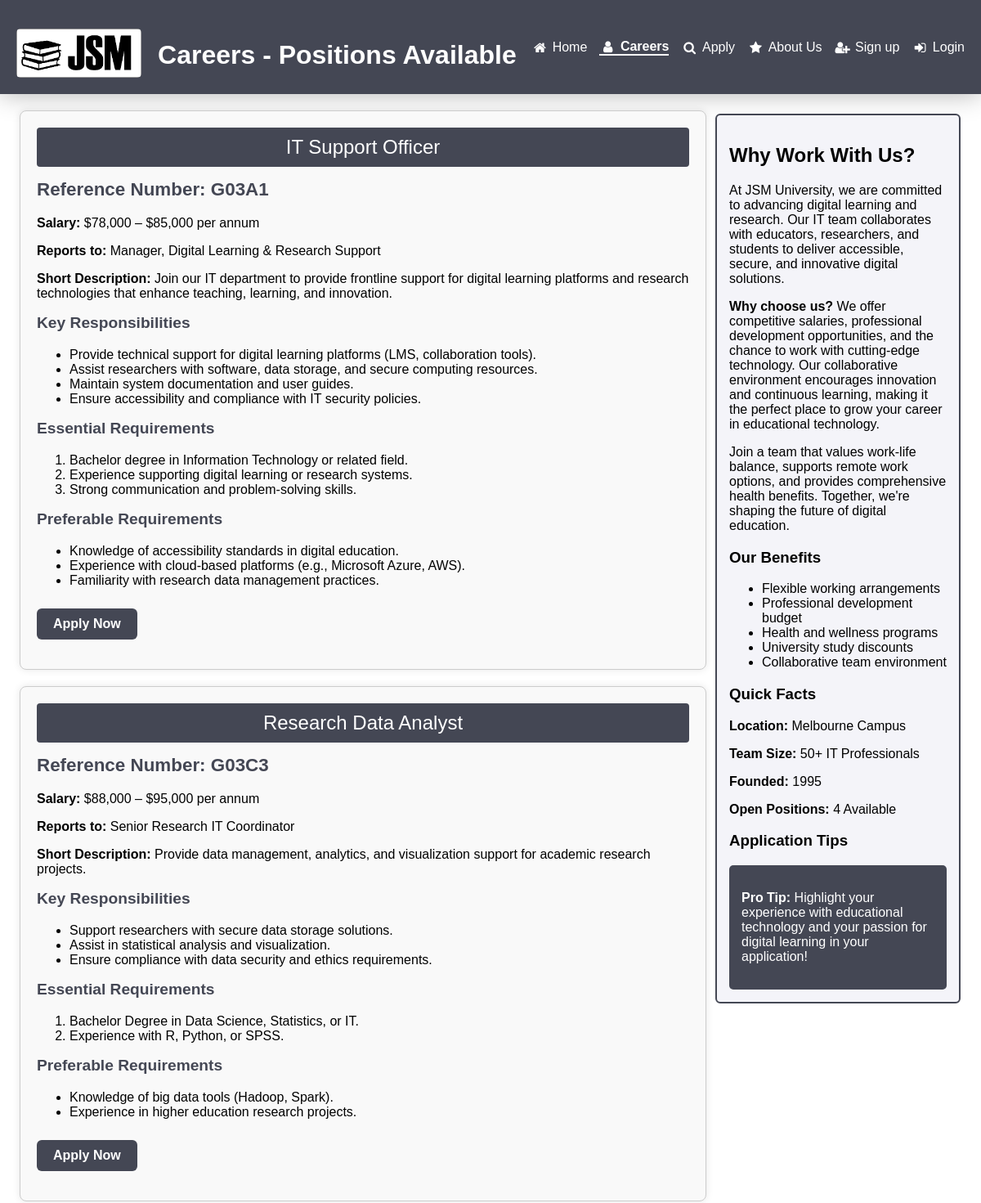
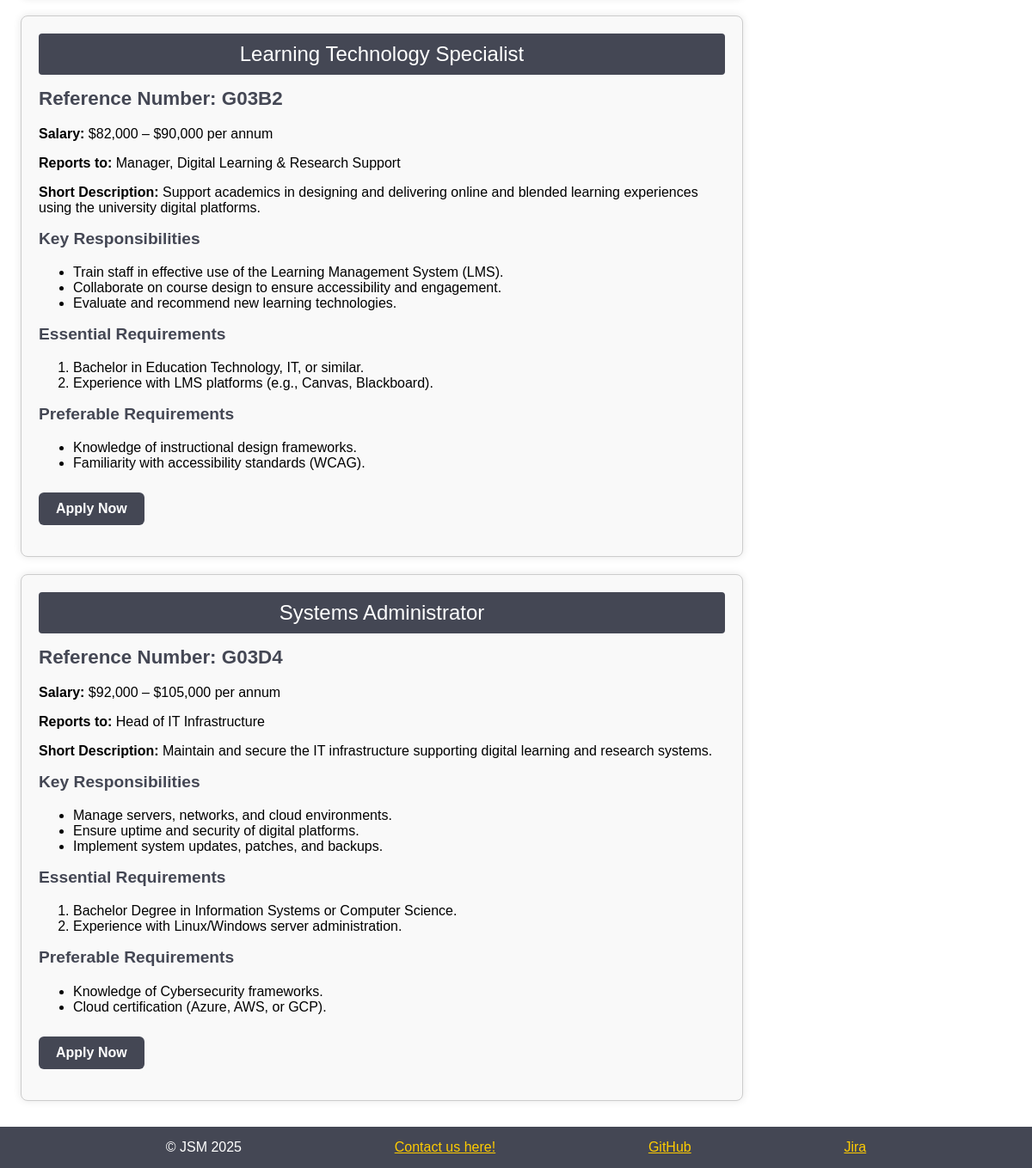
/jobs.php, run on the app's committed database (2 pictures, top to bottom).
### tables this page shows
CREATE TABLE Jobs(
    id INT PRIMARY KEY AUTO_INCREMENT,
    RefNo VARCHAR(5) UNIQUE NOT NULL,
    Title VARCHAR(100) NOT NULL,
    Salary VARCHAR(50) NOT NULL,
    ReportsTo VARCHAR(100) NOT NULL,
    ShortDescription TEXT NOT NULL
);

CREATE TABLE JobResponsibility (
    RespID INT PRIMARY KEY AUTO_INCREMENT,
    RefNo VARCHAR(5) NOT NULL,
    Description VARCHAR(1024) NOT NULL,
    FOREIGN KEY (RefNo) REFERENCES Jobs(RefNo) ON DELETE CASCADE
);

CREATE TABLE JobEssential (
    EssentialID INT PRIMARY KEY AUTO_INCREMENT,
    RefNo VARCHAR(5) NOT NULL,
    Description VARCHAR(1024) NOT NULL,
    FOREIGN KEY (RefNo) REFERENCES Jobs(RefNo) ON DELETE CASCADE
);

CREATE TABLE JobPreferable (
    PreferableID INT PRIMARY KEY AUTO_INCREMENT,
    RefNo VARCHAR(5) NOT NULL,
    Description VARCHAR(1024) NOT NULL,
    FOREIGN KEY (RefNo) REFERENCES Jobs(RefNo) ON DELETE CASCADE
);

### jobs.php (the view, shortened to what this page needs)
<?php
$currentPage = 'jobs';
$pageHeading = 'Careers - Positions Available';
include 'header.inc';
include 'nav.inc';
require_once 'settings.php';
$conn = mysqli_connect($host, $user, $password, $database);
$sql = "SELECT RefNo, Title, Salary, ReportsTo, ShortDescription FROM Jobs ORDER BY id ASC";
$result = mysqli_query($conn, $sql);
?>
  <aside>
    <h2>Why Work With Us?</h2>
        <p>At JSM University, we are committed to advancing digital learning and research.
        Our IT team collaborates with educators, researchers, and students to deliver
        accessible, secure, and innovative digital solutions.</p>
        <p><strong>Why choose us?</strong> We offer competitive salaries, professional development opportunities,
        and the chance to work with cutting-edge technology. Our collaborative environment encourages
        innovation and continuous learning, making it the perfect place to grow your career in educational technology.</p>
        <p>Join a team that values work-life balance, supports remote work options, and provides
        comprehensive health benefits. Together, we're shaping the future of digital education.</p>
        <h3>Our Benefits</h3>
    <ul>
        <li>Flexible working arrangements</li>
        <li>Professional development budget</li>
        <li>Health and wellness programs</li>
        <li>University study discounts</li>
        <li>Collaborative team environment</li>
    </ul>
    <h3>Quick Facts</h3>
    <div style="border-radius: 5px; margin: 0;">
        <p><strong>Location:</strong> Melbourne Campus</p>
        <p><strong>Team Size:</strong> 50+ IT Professionals</p>
        <p><strong>Founded:</strong> 1995</p>
        <p><strong>Open Positions:</strong> 4 Available</p>
    </div>
    <h3>Application Tips</h3>
    <div style="background-color: #444754; color: white; padding: 15px; border-radius: 5px;">
        <p><strong>Pro Tip:</strong> Highlight your experience with educational technology and your passion for digital learning in your application!</p>
    </div>
  </aside>
<?php
if (mysqli_num_rows($result) > 0) {
    while ($job = mysqli_fetch_assoc($result)) {
        $refNo = $job['RefNo'];
?>
    <section class="jobscontainer"> <div class="header"><?php echo $job['Title']; ?></div> <h2>Reference Number: <?php echo $refNo; ?></h2> <p><strong>Salary:</strong> <?php echo $job['Salary']; ?></p>
        <p><strong>Reports to:</strong> <?php echo $job['ReportsTo']; ?></p>
        <p><strong>Short Description:</strong> <?php echo $job['ShortDescription']; ?></p>
        <h3>Key Responsibilities</h3>
        <ul>
        <?php
            $sql_resp = "SELECT Description FROM JobResponsibility WHERE RefNo = '$refNo' ORDER BY RespID ASC";
            $responsibilities = mysqli_query($conn, $sql_resp);
            while ($resp = mysqli_fetch_assoc($responsibilities)) {
                echo '<li>' . $resp['Description'] . '</li>';
            }
        ?>
        </ul>
        <h3>Essential Requirements</h3>
        <ol>
        <?php
            $sql_ess = "SELECT Description FROM JobEssential WHERE RefNo = '$refNo' ORDER BY EssentialID ASC";
            $essentials = mysqli_query($conn, $sql_ess);
            while ($req = mysqli_fetch_assoc($essentials)) {
                echo '<li>' . $req['Description'] . '</li>';
            }
        ?>
        </ol>
        <?php
            $sql_pref = "SELECT Description FROM JobPreferable WHERE RefNo = '$refNo' ORDER BY PreferableID ASC";
            $preferables = mysqli_query($conn, $sql_pref);
            if (mysqli_num_rows($preferables) > 0) {
                echo '<h3>Preferable Requirements</h3>';
                echo '<ul>';
                while ($pref = mysqli_fetch_assoc($preferables)) {
                    echo '<li>' . $pref['Description'] . '</li>';
                }
                echo '</ul>';
            }
        ?>
        <p class="apply-button">
            <a href="apply.php">Apply Now</a>
        </p>
    </section>
<?php
    }
}
include 'footer.inc';
?>

### header.inc (shortened to what this page needs)
<!DOCTYPE html>
<html lang="en">
<head>
  <link rel="stylesheet" href="styles/style.css">
  <link rel="stylesheet" href="https://cdnjs.cloudflare.com/ajax/libs/font-awesome/4.7.0/css/font-awesome.min.css">
</head>
<body>
<header>
  <div class="header-left">
    <img src="images/logo1.png" alt="JSM University Logo" class="header-logo">
    <h1><strong><?php echo $pageHeading; ?></strong></h1>
  </div>

### nav.inc (shortened to what this page needs)
<nav class="navbar">
    <a <?php if($currentPage == 'index') echo 'class="active"'; ?> href="index.php">
      <i class="fa fa-fw fa-home"></i> Home
    </a>
    <a <?php if($currentPage == 'jobs') echo 'class="active"'; ?> href="jobs.php">
      <i class="fa fa-fw fa-user"></i> Careers
    </a>
    <a <?php if($currentPage == 'apply') echo 'class="active"'; ?> href="apply.php">
      <i class="fa fa-fw fa-search"></i> Apply
    </a>
    <a <?php if($currentPage == 'about') echo 'class="active"'; ?> href="about.php">
      <i class="fa fa-fw fa-star"></i> About Us
    </a>
    <a <?php if($currentPage == 'signup') echo 'class="active"'; ?> href="register.php">
      <i class="fa fa-fw fa-user-plus"></i> Sign up
    </a>
    <?php
      if (isset($_SESSION['username'])) {
        if (isset($_SESSION['is_admin']) && $_SESSION['is_admin'] === true) {
      ?>
        <a <?php if(isset($currentPage) && $currentPage == 'manage') echo 'class="active"'; ?> href="manage.php">
            <i class="fa fa-fw fa-tasks"></i> Manage </a>
      <?php
        } else {
      ?>
        <a <?php if(isset($currentPage) && $currentPage == 'dashboard') echo 'class="active"'; ?> href="dashboard.php">
            <i class="fa fa-fw fa-tachometer"></i> Dashboard
        </a>
      <?php
        }
      ?>
        <a href="logout.php">
            <i class="fa fa-fw fa-sign-out"></i> Logout
        </a>
      <?php
      } else {
      ?>
        <a <?php if($currentPage == 'login') echo 'class="active"'; ?> href="login.php">
            <i class="fa fa-fw fa-sign-in"></i> Login
        </a>
      <?php
      }
      ?>
  </nav>
</header>

### footer.inc
<footer>
  &copy; JSM 2025
  <a href="mailto:info@JSMUniversity.com">Contact us here!</a>
  <a href="https://github.com/mph3196/cos26awp.git">GitHub</a>
  <a href="https://jsm-swinburne.atlassian.net/jira/software/c/projects/JSM/boards/67/timeline">Jira</a>
</footer>
</body>
</html>

### styles/style.css (style rules this page uses)
header { display: flex; justify-content: space-between; align-items: center; background-color: #444754; padding: 20px; box-shadow: 0 0 30px rgba(0, 0, 0, 0.3); }
header h1 { color: #fff; margin: 0; font-family: Arial, sans-serif; }
body { background-color: white; font-family: Arial, sans-serif; margin: 0; padding: 0; }
.navbar { text-align: center; margin-left: auto; display: flex; flex-shrink: 0; }
.navbar a { text-decoration: none; transition: transform 0.3s ease; display: inline-block; color: white; margin-left: 20px; }
.navbar a.active { font-weight: bold; border-bottom: 2px solid #fff; }
footer { display: flex; justify-content: space-evenly; clear: both; text-align: center; background-color: #444754; color: #fff; padding: 15px; margin-top: 30px; }
footer a { color: #ffcc00; text-decoration: underline; }
.header-left { display: flex; align-items: center; gap: 20px; }
.header-logo { height: 60px; width: auto; border-radius: 5px; margin-top: 15px; }
body h1 { text-align: center; margin-top: 20px; }
aside { width: 25%; float: right; border: 2px solid #444754; margin: 25px; padding: 15px; background-color: #f4f4f9; border-radius: 6px; margin-top: 2%; }
.jobscontainer { width: 70%; margin: 20px auto; padding: 20px; border: 1px solid #ccc; border-radius: 8px; box-shadow: 0 0 10px rgba(0, 0, 0, 0.1); background-color: #f9f9f9; margin-left: 2%; transition: all 0.3s ease; }
.jobscontainer h2 { margin-top: 10px; font-size: 1.4em; color: #444754; }
.jobscontainer h3 { margin-top: 15px; color: #444754; font-size: 1.2em; }
.apply-button { margin-top: 25px; text-align: left; }
.apply-button a { display: inline-block; background-color: #444754; color: #fff; padding: 10px 20px; border-radius: 6px; text-decoration: none; font-weight: bold; transition: background-color 0.3s ease, transform 0.2s ease; }
div.header { background-color: #444754; color: rgb(255, 255, 255); padding: 10px; text-align: center; font-size: 24px; font-family: Arial, sans-serif; border-radius: 4px; margin-bottom: 15px; }
* { box-sizing: border-box; }
.navbar a { white-space: nowrap; display: inline-flex; align-items: center; margin-left: 15px; }
.navbar a i { font-size: 1em; margin-right: 5px; }

### data on the page
jobs: Title "IT Support Officer", RefNo "G03A1", Salary "$78,000 – $85,000 per annum", ReportsTo "Manager, Digital Learning & Research Support", ShortDescription "Join our IT department to provide frontline support for digital learning platforms and research technologies that enhance teaching, learning, and innovation."
jobresponsibility: Description "Provide technical support for digital learning platforms (LMS, collaboration tools)."
jobresponsibility: Description "Assist researchers with software, data storage, and secure computing resources."
jobresponsibility: Description "Maintain system documentation and user guides."
jobresponsibility: Description "Ensure accessibility and compliance with IT security policies."
jobessential: Description "Bachelor degree in Information Technology or related field."
jobessential: Description "Experience supporting digital learning or research systems."
jobessential: Description "Strong communication and problem-solving skills."
jobpreferable: Description "Knowledge of accessibility standards in digital education."
jobpreferable: Description "Experience with cloud-based platforms (e.g., Microsoft Azure, AWS)."
jobpreferable: Description "Familiarity with research data management practices."
jobs: Title "Research Data Analyst", RefNo "G03C3", Salary "$88,000 – $95,000 per annum", ReportsTo "Senior Research IT Coordinator", ShortDescription "Provide data management, analytics, and visualization support for academic research projects."
jobresponsibility: Description "Support researchers with secure data storage solutions."
jobresponsibility: Description "Assist in statistical analysis and visualization."
jobresponsibility: Description "Ensure compliance with data security and ethics requirements."
jobessential: Description "Bachelor Degree in Data Science, Statistics, or IT."
jobessential: Description "Experience with R, Python, or SPSS."
jobpreferable: Description "Knowledge of big data tools (Hadoop, Spark)."
jobpreferable: Description "Experience in higher education research projects."
jobs: Title "Learning Technology Specialist", RefNo "G03B2", Salary "$82,000 – $90,000 per annum", ReportsTo "Manager, Digital Learning & Research Support", ShortDescription "Support academics in designing and delivering online and blended learning experiences using the university digital platforms."
jobresponsibility: Description "Train staff in effective use of the Learning Management System (LMS)."
jobresponsibility: Description "Collaborate on course design to ensure accessibility and engagement."
jobresponsibility: Description "Evaluate and recommend new learning technologies."
jobessential: Description "Bachelor in Education Technology, IT, or similar."
jobessential: Description "Experience with LMS platforms (e.g., Canvas, Blackboard)."
jobpreferable: Description "Knowledge of instructional design frameworks."
jobpreferable: Description "Familiarity with accessibility standards (WCAG)."
jobs: Title "Systems Administrator", RefNo "G03D4", Salary "$92,000 – $105,000 per annum", ReportsTo "Head of IT Infrastructure", ShortDescription "Maintain and secure the IT infrastructure supporting digital learning and research systems."
jobresponsibility: Description "Manage servers, networks, and cloud environments."
jobresponsibility: Description "Ensure uptime and security of digital platforms."
jobresponsibility: Description "Implement system updates, patches, and backups."
jobessential: Description "Bachelor Degree in Information Systems or Computer Science."
jobessential: Description "Experience with Linux/Windows server administration."
jobpreferable: Description "Knowledge of Cybersecurity frameworks."
jobpreferable: Description "Cloud certification (Azure, AWS, or GCP)."

### other printed values
$pageHeading "Careers - Positions Available"
